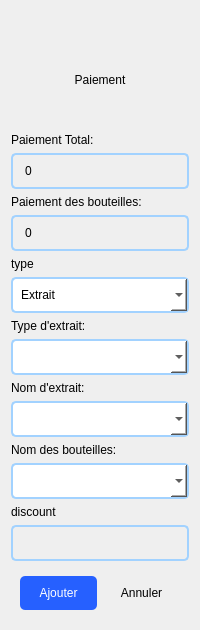
          <widget class="QWidget" name="page_28">
           <layout class="QVBoxLayout" name="verticalLayout_5">
            <item>
             <widget class="QLineEdit" name="lineEdit">
              <property name="styleSheet">
               <string notr="true">border:none;
color:rgb(0,0,0,0);
background-color:transparent;</string>
              </property>
              <property name="text">
               <string/>
              </property>
              <property name="readOnly">
               <bool>true</bool>
              </property>
             </widget>
            </item>
            <item>
             <spacer name="verticalSpacer_6">
              <property name="orientation">
               <enum>Qt::Vertical</enum>
              </property>
              <property name="sizeHint" stdset="0">
               <size>
                <width>20</width>
                <height>40</height>
               </size>
              </property>
             </spacer>
            </item>
            <item>
             <widget class="QLabel" name="label_55">
              <property name="maximumSize">
               <size>
                <width>16777215</width>
                <height>51</height>
               </size>
              </property>
              <property name="styleSheet">
               <string notr="true">font: italic 20pt &quot;Times New Roman&quot;;
color: rgb(0, 0, 0);</string>
              </property>
              <property name="text">
               <string>Paiement</string>
              </property>
              <property name="alignment">
               <set>Qt::AlignCenter</set>
              </property>
             </widget>
            </item>
            <item>
             <spacer name="verticalSpacer_7">
              <property name="orientation">
               <enum>Qt::Vertical</enum>
              </property>
              <property name="sizeHint" stdset="0">
               <size>
                <width>20</width>
                <height>40</height>
               </size>
              </property>
             </spacer>
            </item>
            <item>
             <widget class="QLabel" name="label_56">
              <property name="maximumSize">
               <size>
                <width>16777215</width>
                <height>25</height>
               </size>
              </property>
              <property name="styleSheet">
               <string notr="true">color: rgb(0, 0, 0);
font: 12pt &quot;Times New Roman&quot;;</string>
              </property>
              <property name="text">
               <string>Paiement Total:</string>
              </property>
             </widget>
            </item>
            <item>
             <widget class="QSpinBox" name="payement_amount_2">
              <property name="styleSheet">
               <string notr="true">QSpinBox{
	text-align:left;
	padding: 8px 10px;
	border-radius:5px;
border: 2px solid #a2d2ff;
	background-color: transparent;
	color: rgb(0, 0, 0);
	font: 75 italic 12pt &quot;Times New Roman&quot;;
}
QSpinBox:hover{
	padding-left:2px;
border:2px solid #1d3557;
background-color: #edede9


}
QSpinBox:focus{
border: 2px solid  #08ff00 

}</string>
              </property>
              <property name="buttonSymbols">
               <enum>QAbstractSpinBox::NoButtons</enum>
              </property>
              <property name="maximum">
               <number>999999999</number>
              </property>
             </widget>
            </item>
            <item>
             <widget class="QLabel" name="label_57">
              <property name="minimumSize">
               <size>
                <width>0</width>
                <height>0</height>
               </size>
              </property>
              <property name="maximumSize">
               <size>
                <width>16777215</width>
                <height>25</height>
               </size>
              </property>
              <property name="styleSheet">
               <string notr="true">color: rgb(0, 0, 0);
font: 12pt &quot;Times New Roman&quot;;</string>
              </property>
              <property name="text">
               <string>Paiement des bouteilles:</string>
              </property>
             </widget>
            </item>
            <item>
             <widget class="QSpinBox" name="payement_bottle_2">
              <property name="styleSheet">
               <string notr="true">QSpinBox{
	text-align:left;
	padding: 8px 10px;
	border-radius:5px;
border: 2px solid #a2d2ff;
	background-color: transparent;
	color: rgb(0, 0, 0);
	font: 75 italic 12pt &quot;Times New Roman&quot;;
}
QSpinBox:hover{
	padding-left:2px;
border:2px solid #1d3557;
background-color: #edede9


}
QSpinBox:focus{
border: 2px solid  #08ff00 

}</string>
              </property>
              <property name="buttonSymbols">
               <enum>QAbstractSpinBox::NoButtons</enum>
              </property>
             </widget>
            </item>
            <item>
             <widget class="QLabel" name="label_78">
              <property name="minimumSize">
               <size>
                <width>0</width>
                <height>0</height>
               </size>
              </property>
              <property name="maximumSize">
               <size>
                <width>16777215</width>
                <height>25</height>
               </size>
              </property>
              <property name="styleSheet">
               <string notr="true">color: rgb(0, 0, 0);
font: 12pt &quot;Times New Roman&quot;;</string>
              </property>
              <property name="text">
               <string>type</string>
              </property>
             </widget>
            </item>
            <item>
             <widget class="QComboBox" name="comboBox_4">
              <property name="styleSheet">
               <string notr="true">QComboBox{
	
	color: rgb(0, 0, 0);
	outline:none;
	padding:8px 8px;
	background-color: rgb(255, 255, 255);
	border:1px solid black;
	front-size:12px;
	border-radius:5px;
	border: 2px solid #a2d2ff

}
QComboBox:hover{
	border:2px solid #1d3557;
	background-color: #edede9;
padding-left:2px;
}
QComboBox:focus{
border: 2px solid  #08ff00 }
</string>
              </property>
              <item>
               <property name="text">
                <string>Extrait</string>
               </property>
              </item>
              <item>
               <property name="text">
                <string>Parfume</string>
               </property>
              </item>
              <item>
               <property name="text">
                <string>Parex</string>
               </property>
              </item>
             </widget>
            </item>
            <item>
             <widget class="QLabel" name="label_67">
              <property name="minimumSize">
               <size>
                <width>0</width>
                <height>0</height>
               </size>
              </property>
              <property name="maximumSize">
               <size>
                <width>16777215</width>
                <height>25</height>
               </size>
              </property>
              <property name="styleSheet">
               <string notr="true">color: rgb(0, 0, 0);
font: 12pt &quot;Times New Roman&quot;;</string>
              </property>
              <property name="text">
               <string>Type d'extrait:</string>
              </property>
             </widget>
            </item>
            <item>
             <widget class="QComboBox" name="comboBox">
              <property name="styleSheet">
               <string notr="true">QComboBox{
	color: rgb(0, 0, 0);
	outline:none;
	padding:8px 8px;
	background-color: rgb(255, 255, 255);
	border:1px solid black;
	front-size:12px;
	border-radius:5px;
	border: 2px solid #a2d2ff

}
QComboBox:hover{
	border:2px solid #1d3557;
	background-color: #edede9;
padding-left:2px;
}
QComboBox:focus{
border: 2px solid  #08ff00 }
</string>
              </property>
             </widget>
            </item>
            <item>
             <widget class="QLabel" name="label_68">
              <property name="minimumSize">
               <size>
                <width>0</width>
                <height>0</height>
               </size>
              </property>
              <property name="maximumSize">
               <size>
                <width>16777215</width>
                <height>25</height>
               </size>
              </property>
              <property name="styleSheet">
               <string notr="true">color: rgb(0, 0, 0);
font: 12pt &quot;Times New Roman&quot;;</string>
              </property>
              <property name="text">
               <string>Nom d'extrait:</string>
              </property>
             </widget>
            </item>
            <item>
             <widget class="QComboBox" name="comboBox_2">
              <property name="styleSheet">
               <string notr="true">QComboBox{
	color: rgb(0, 0, 0);
	outline:none;
	padding:8px 8px;
	background-color: rgb(255, 255, 255);
	border:1px solid black;
	front-size:12px;
	border-radius:5px;
	border: 2px solid #a2d2ff

}
QComboBox:hover{
	border:2px solid #1d3557;
	background-color: #edede9;
padding-left:2px;
}
QComboBox:focus{
border: 2px solid  #08ff00 }
</string>
              </property>
             </widget>
            </item>
            <item>
             <widget class="QLabel" name="label_69">
              <property name="minimumSize">
               <size>
                <width>0</width>
                <height>0</height>
               </size>
              </property>
              <property name="maximumSize">
               <size>
                <width>16777215</width>
                <height>25</height>
               </size>
              </property>
              <property name="styleSheet">
               <string notr="true">color: rgb(0, 0, 0);
font: 12pt &quot;Times New Roman&quot;;</string>
              </property>
              <property name="text">
               <string>Nom des bouteilles:</string>
              </property>
             </widget>
            </item>
            <item>
             <widget class="QComboBox" name="comboBox_3">
              <property name="styleSheet">
               <string notr="true">QComboBox{
	color: rgb(0, 0, 0);
	outline:none;
	padding:8px 8px;
	background-color: rgb(255, 255, 255);
	border:1px solid black;
	front-size:12px;
	border-radius:5px;
	border: 2px solid #a2d2ff

}
QComboBox:hover{
	border:2px solid #1d3557;
	background-color: #edede9;
padding-left:2px;
}
QComboBox:focus{
border: 2px solid  #08ff00 }
</string>
              </property>
             </widget>
            </item>
            <item>
             <widget class="QLabel" name="label_70">
              <property name="minimumSize">
               <size>
                <width>0</width>
                <height>0</height>
               </size>
              </property>
              <property name="maximumSize">
               <size>
                <width>16777215</width>
                <height>25</height>
               </size>
              </property>
              <property name="styleSheet">
               <string notr="true">color: rgb(0, 0, 0);
font: 12pt &quot;Times New Roman&quot;;</string>
              </property>
              <property name="text">
               <string>discount</string>
              </property>
             </widget>
            </item>
            <item>
             <widget class="QLineEdit" name="lineEdit_3">
              <property name="minimumSize">
               <size>
                <width>0</width>
                <height>35</height>
               </size>
              </property>
              <property name="styleSheet">
               <string notr="true">QLineEdit{
	text-align:left;
	padding: 8px 10px;
	border-radius:5px;
border: 2px solid #a2d2ff;
	background-color: transparent;
	color: rgb(0, 0, 0);
	font: 75 italic 12pt &quot;Times New Roman&quot;;
}
QLineEdit:hover{
	padding-left:2px;
border:2px solid #1d3557;
background-color: #edede9


}
QLineEdit:focus{
border: 2px solid  #08ff00 

}</string>
              </property>
              <property name="text">
               <string/>
              </property>
             </widget>
            </item>
            <item>
             <widget class="QFrame" name="frame_31">
              <property name="maximumSize">
               <size>
                <width>16777215</width>
                <height>70</height>
               </size>
              </property>
              <property name="styleSheet">
               <string notr="true">
QFrame{
border:non}</string>
              </property>
              <property name="frameShape">
               <enum>QFrame::StyledPanel</enum>
              </property>
              <property name="frameShadow">
               <enum>QFrame::Raised</enum>
              </property>
              <layout class="QHBoxLayout" name="horizontalLayout_13">
               <item>
                <widget class="QPushButton" name="ext_type_confirm_3">
                 <property name="styleSheet">
                  <string notr="true">QPushButton{
	text-align:center;
	padding: 10px 10px;
	border-radius:5px;
	
	background-color: rgb(38, 96, 255);
	
	color: rgb(255, 255, 255);
	font: 75 italic 12pt &quot;Times New Roman&quot;;
}
QPushButton:hover{
	padding-left:2px;



}
QPushButton:pressed{
	padding-Right:2px;

}</string>
                 </property>
                 <property name="text">
                  <string>Ajouter</string>
                 </property>
                </widget>
               </item>
               <item>
                <widget class="QPushButton" name="ext_type_cancel_3">
                 <property name="styleSheet">
                  <string notr="true">QPushButton{
	text-align:center;
	padding: 10px 10px;
	border-radius:5px;

	background-color: transparent;
	color: rgb(0, 0, 0);
	font: 75 italic 12pt &quot;Times New Roman&quot;;
}
QPushButton:hover{
	padding-left:2px;



}
QPushButton:pressed{
	padding-Right:2px;
	
	background-color: rgb(255, 23, 23);

}</string>
                 </property>
                 <property name="text">
                  <string>Annuler</string>
                 </property>
                </widget>
               </item>
              </layout>
             </widget>
            </item>
           </layout>
          </widget>
